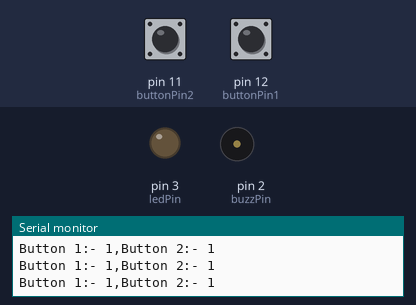
This sketch was run on a simulated Arduino Uno, built with avr-gcc and run on an emulated ATmega328P. Parts: output pins drawn as LEDs (lit = HIGH), buzzer (waves = sounding, pin HIGH), the last lines printed to the serial monitor. The test bench sets the inputs (shaded band); at power-on: pin 12 (buttonPin1) HIGH, pin 11 (buttonPin2) HIGH.

Above: at 1.3 s.
1.4 s: pin 12 (buttonPin1) pulled LOW for 1 s
At 1.87 s:
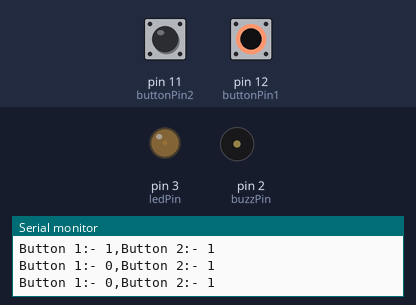
4.0 s: pin 12 (buttonPin1) pulled LOW for 3.2 s
At 8.4 s:
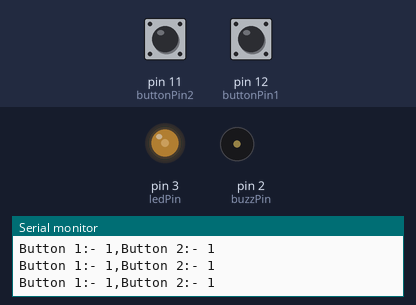
8.7 s: pin 12 (buttonPin1) pulled LOW for 3.2 s
At 13.0 s:
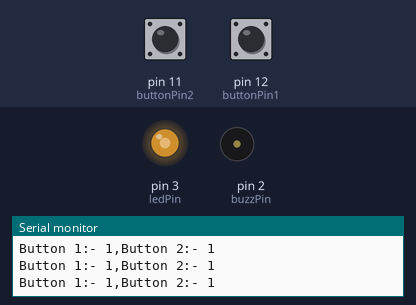
13.4 s: pin 12 (buttonPin1) pulled LOW for 3.2 s
At 17.5 s:
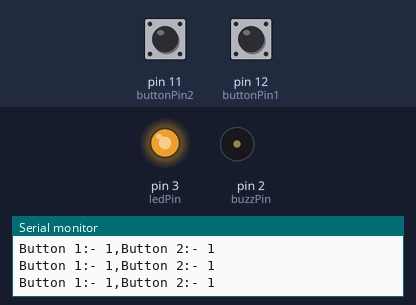
18.1 s: pin 12 (buttonPin1) pulled LOW for 3.2 s
At 21.1 s:
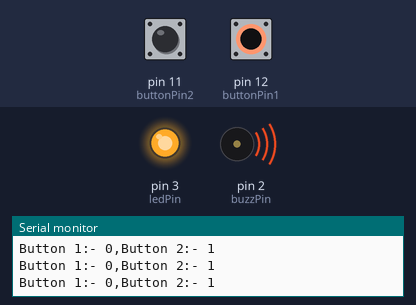
22.8 s: pin 11 (buttonPin2) pulled LOW for 3.2 s
At 26.8 s:
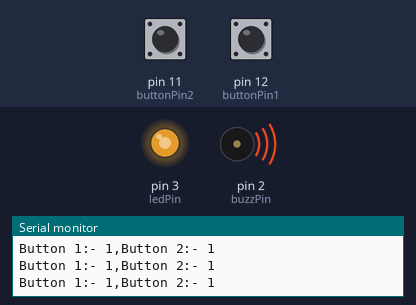
Timing chart, 0 to 28.3 s (numbered marks = the images above; inputs shaded):
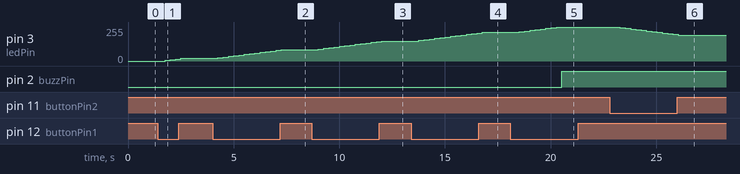

Measured:
- after the input at 1.4 s, pin 3 (ledPin): 0/255 → 5/255 after 0.35 s, → 10/255 0.25 s later, → 15/255 0.25 s later, → 20/255 0.25 s later
- after the input at 4.0 s, pin 3 (ledPin): moves from 20/255 to 85/255 over 3.0 s, starting after 0.26 s
- after the input at 8.7 s, pin 3 (ledPin): moves from 85/255 to 150/255 over 3.0 s, starting after 0.31 s
- after the input at 13.4 s, pin 3 (ledPin): moves from 150/255 to 215/255 over 3.0 s, starting after 0.37 s
- after the input at 18.1 s, pin 3 (ledPin): moves from 215/255 to 255/255 over 1.8 s, starting after 0.43 s; pin 2 (buzzPin): LOW → HIGH after 2.4 s
- after the input at 22.8 s, pin 3 (ledPin): moves from 255/255 to 195/255 over 2.8 s, starting after 0.48 s

The sketch:

circuitCode11.ino
```cpp
int buttonPin1 = 12;
int buttonPin2 = 11;
int ledPin = 3;
int buzzPin = 2;
int buttonVal1;
int buttonVal2;
int dt = 500;
int ledBright = 0;
void setup(){
pinMode(buttonPin1,INPUT);
pinMode(buttonPin2,INPUT);
pinMode(ledPin,OUTPUT);
pinMode(buzzPin,OUTPUT);
Serial.begin(9600);
}
void loop(){
buttonVal1 = digitalRead(buttonPin1);
buttonVal2 = digitalRead(buttonPin2);
Serial.print("Button 1:- ");
Serial.print(buttonVal1);
Serial.print(",");
Serial.print("Button 2:- ");
Serial.println(buttonVal2);
delay(250);
if(buttonVal1 == 0){
    ledBright = ledBright + 5;
}
if(buttonVal2 == 0){
    ledBright = ledBright - 5;
}
if (ledBright > 255)
{
    ledBright = 255;
    digitalWrite(buzzPin,HIGH);
    delay(dt);

}
if (ledBright < 0)
{
    ledBright = 0;
}


analogWrite(ledPin,ledBright);
}
```
